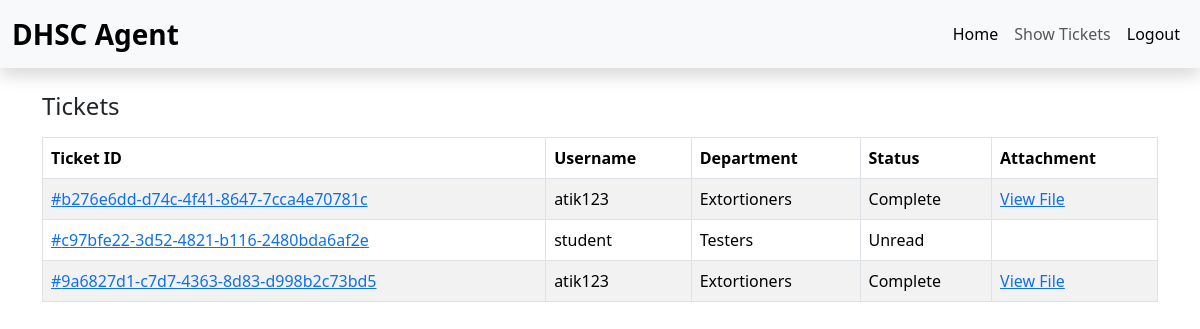
Screenshot of /tickets/show_all/ (signed in) with the database file from the repository.
### helpdesk/models.py (models this page shows, shortened)
class Ticket(models.Model):
    class TicketMode(models.TextChoices):
        ONLINE = "online", "Online"
        OFFLINE = "offline", "Offline"
    class TicketStatus(models.TextChoices):
        UNREAD = "unread", "Unread"
        IN_PROGRESS = "in_progress", "In Progress"
        COMPLETE = "complete", "Complete"
    ticket_id = models.BigAutoField(primary_key=True)
    user_ticket_id = models.UUIDField(default=uuid4, editable=False, null=True, unique=True)
    title = models.CharField(max_length=50)
    description = models.TextField()
    department = models.ForeignKey(Department, on_delete=models.PROTECT, related_name="tickets")
    attachment = models.FileField(upload_to="ticket_attachments/", blank=True, null=True)
    mode = models.CharField(
        max_length=10,
        choices=TicketMode.choices,
        default=TicketMode.ONLINE
    )
    status = models.CharField(
        max_length=20,
        choices=TicketStatus.choices,
        default=TicketStatus.UNREAD,
    )
    assiged_agent = models.ForeignKey(
        Student,
        on_delete=models.SET_NULL,
        null=True,
        blank=True,
        related_name="assigned_tickets",
        limit_choices_to={"is_agent": True},
    )
    created_by = models.ForeignKey(User, on_delete=models.CASCADE, related_name="tickets")
    created_at = models.DateTimeField(auto_now_add=True)
    class Meta:
        ordering = ["-created_at"]

class Department(models.Model):
    class DepartmentName(models.TextChoices):
        DEVELOPMENT = "Development", "Development"
        R_AND_D = "R&D", "R&D"
        DESIGN = "Design", "Design"
        DEBUGGERS = "Debuggers", "Debuggers"
        TESTERS = "Testers", "Testers"
        EXICUTIONERS = "Exicutioners", "Exicutioners"
        EXTORTIONERS = "Extortioners", "Extortioners"
    name = models.CharField(max_length=60, unique=True, choices=DepartmentName.choices)

### helpdesk/views.py (the view)
# urls.py: path('tickets/show_all/', views.ShowTicketsPage, name='show_tickets'),
@login_required(login_url="login")
def ShowTicketsPage(request):
    user = request.user
    student_profile = getattr(user, "student_profile", None)
    if user.is_superuser:
        tickets = Ticket.objects.select_related("created_by", "department", "assiged_agent").all()
    elif student_profile and student_profile.is_agent:
        tickets = Ticket.objects.select_related("created_by", "department", "assiged_agent").filter(
            assiged_agent=student_profile
        )
    else:
        tickets = Ticket.objects.select_related("created_by", "department", "assiged_agent").filter(
            created_by=user
        )
    return render(request, "show_tickets.html", {"tickets": tickets})

### helpdesk/templates/show_tickets.html
{% extends 'base.html' %}
{% block content %}
<div class="container mt-4">
    <div class="d-flex justify-content-between align-items-center mb-3">
        <h1 class="h4 mb-0">Tickets</h1>
    </div>
    <div class="table-responsive">
        <table class="table table-bordered table-striped align-middle">
            <thead>
                <tr>
                    <th>Ticket ID</th>
                    <th>Username</th>
                    <th>Department</th>
                    <th>Status</th>
                    <th>Attachment</th>
                </tr>
            </thead>
            <tbody>
                {% for ticket in tickets %}
                <tr>
                    <td>
                        {% if user.is_superuser %}
                        <a href="{% url 'manager_ticket' ticket.user_ticket_id %}">
                            #{{ ticket.user_ticket_id }}
                        </a>
                        {% else %}
                        <a href="{% url 'ticket_overview' ticket.user_ticket_id %}">
                            #{{ ticket.user_ticket_id }}
                        </a>
                        {% endif %}
                    </td>
                    <td>{{ ticket.created_by.username }}</td>
                    <td>{{ ticket.department.name }}</td>
                    <td>{{ ticket.get_status_display }}</td>
                    <td>
                        {% if ticket.attachment %}
                        <a href="{{ ticket.attachment.url }}" target="_blank">View File</a>
                        {% endif %}
                    </td>
                </tr>
                {% empty %}
                <tr>
                    <td colspan="5" class="text-center text-muted">No tickets found.</td>
                </tr>
                {% endfor %}
            </tbody>
        </table>
    </div>
</div>
{% endblock content%}

### rows the page displays
Ticket: user_ticket_id "b276e6dd-d74c-4f41-8647-7cca4e70781c", created_by.username "atik123", department.name "Extortioners", status "Complete"
Ticket: user_ticket_id "c97bfe22-3d52-4821-b116-2480bda6af2e", created_by.username "student", department.name "Testers", status "Unread"
Ticket: user_ticket_id "9a6827d1-c7d7-4363-8d83-d998b2c73bd5", created_by.username "atik123", department.name "Extortioners", status "Complete"
